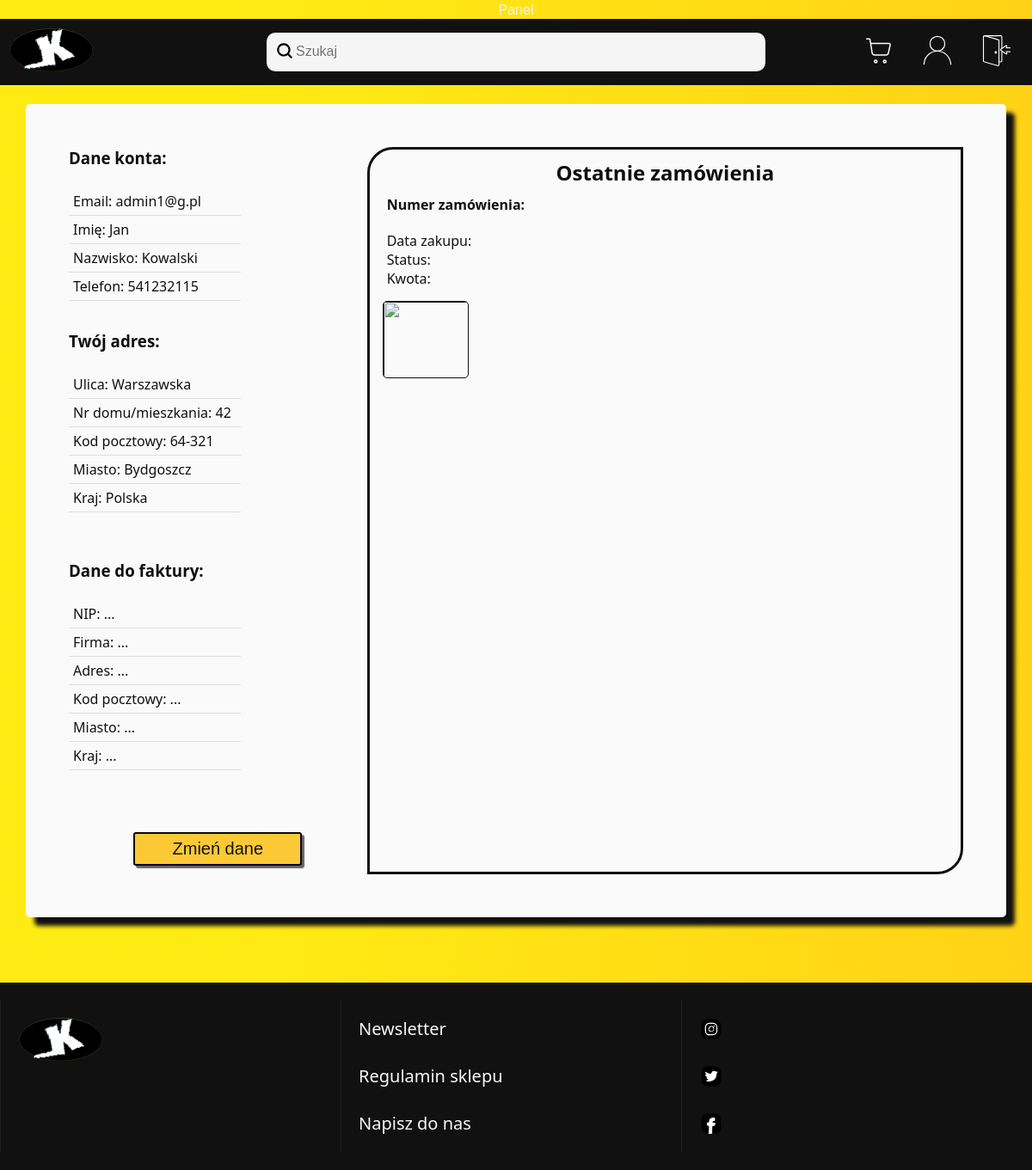
The app's page /konto.php (signed in), older data.
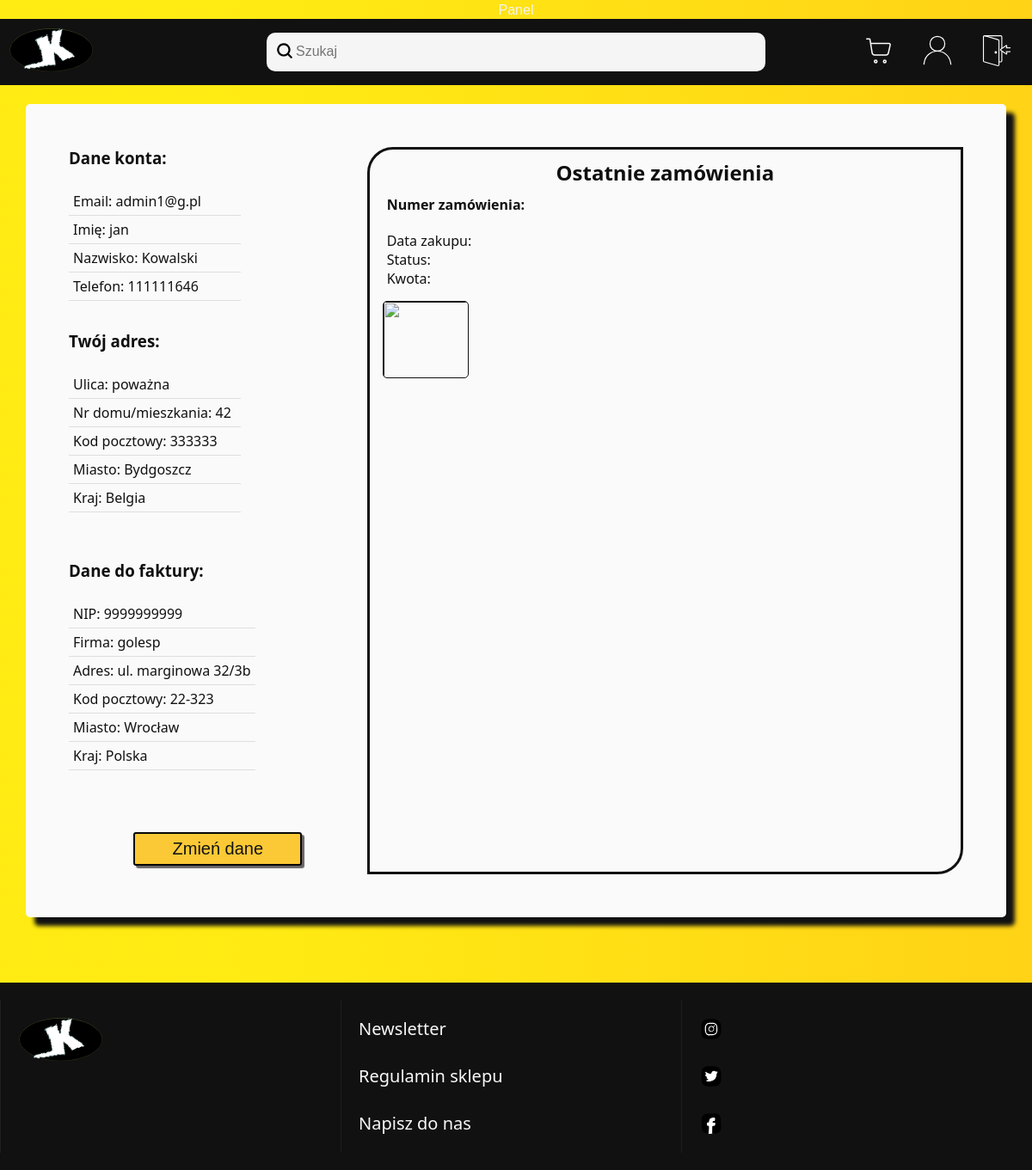
The same page, newer data.
### tables this page shows
CREATE TABLE `dane_konta` (
  `id` int(11) NOT NULL,
  `id_loginu` int(11) NOT NULL,
  `imie` varchar(60) DEFAULT NULL,
  `nazwisko` varchar(80) NOT NULL,
  `ulica` varchar(255) DEFAULT NULL,
  `nr_domu` smallint(6) DEFAULT NULL,
  `nr_mieszkania` smallint(6) DEFAULT NULL,
  `nr_tel` varchar(20) DEFAULT NULL,
  `miasto` varchar(100) DEFAULT NULL,
  `kod_pocztowy` char(6) DEFAULT NULL,
  `kraj` varchar(100) DEFAULT NULL,
  `dostep` tinyint(4) NOT NULL
);

CREATE TABLE `dane_do_faktury` (
  `id` int(11) NOT NULL,
  `id_konta` int(11) NOT NULL,
  `NIP` char(10) NOT NULL,
  `nazwa_firmy` varchar(150) NOT NULL,
  `adres` varchar(150) NOT NULL,
  `kod_pocztowy` char(6) NOT NULL,
  `miasto` varchar(80) NOT NULL,
  `kraj` varchar(80) NOT NULL
);

### konto.php (the view, shortened to what this page needs)
<!DOCTYPE html>
<html lang="pl">
<head>
    <link rel="stylesheet" href="s.css?v=1.1">
</head>
<body>
<div class="contener">
<?php include_once("header.php");?>
<?php include_once("laczenieZbaza.php");?>
<section class="wrap-konta">
<?php
    $mail = $_SESSION['email'];
    $pyt_o_id = $conn->prepare("SELECT id FROM loginy WHERE login like ?");
    $pyt_o_id -> execute([$mail]);
    $wykonanie = $pyt_o_id->fetch(PDO::FETCH_ASSOC);
    $id = $wykonanie['id'];
    $pyt_o_dane = $conn->prepare("SELECT * FROM dane_konta WHERE id_loginu = ?");
    $pyt_o_dane -> execute([$id]);
    $wykonanie = $pyt_o_dane->fetchAll();
    foreach ($wykonanie as $wynik){
        $imie = $wynik['imie'];
        $nazwisko = $wynik['nazwisko'];
        $tel = $wynik['nr_tel'];
        $miasto = $wynik['miasto'];
        $ulica = $wynik['ulica'];
        $nr_domu = $wynik['nr_domu'];
        $kod_pocztowy = $wynik['kod_pocztowy'];
        $kraj = $wynik['kraj'];
    }
    $pyt_o_dane = $conn->prepare("SELECT * FROM dane_do_faktury WHERE id_konta = ?");
    $pyt_o_dane -> execute([$id]);
    $wykonanie = $pyt_o_dane->fetchAll();
    foreach ($wykonanie as $wynik2){
        $nip = $wynik2['NIP'];
        $nazwa_firmy = $wynik2['nazwa_firmy'];
        $miasto_firmy = $wynik2['miasto'];
        $adres_firmy = $wynik2['adres'];
        $kod_pocztowy_firmy = $wynik2['kod_pocztowy'];
        $kraj_firmy = $wynik2['kraj'];
    }
?>
<div class="profil">
<div id="div1">
<div class="headerkonta">
    <h3>Dane konta:</h3>
</div><br>
<div class="info_profilu">
    <p>Email: <?php echo $_SESSION["email"];?></p>
    <p>Imię: <?php echo $imie; ?></p>
    <p>Nazwisko: <?php echo $nazwisko; ?></p>
    <p>Telefon: <?php echo $tel; ?></p>
</div>
</div>
<div id="div2">
<div class="headerkonta">
    <h3>Twój adres:</h3>
</div><br>
<div class="info_profilu">
    <p>Ulica: <?php echo $ulica; ?></p>
    <p>Nr domu/mieszkania: <?php echo $nr_domu; ?></p>
    <p>Kod pocztowy: <?php echo $kod_pocztowy; ?></p>
    <p>Miasto: <?php echo $miasto; ?></p>
    <p>Kraj: <?php echo $kraj; ?></p>
</div>
</div>
<div id="div3">
<div class="headerkonta">
    <h3>Dane do faktury:</h3>
</div><br>
<div class="info_profilu">
<?php
if(empty($nip)){
    echo "<p>NIP: ...</p>
    <p>Firma: ...</p>
    <p>Adres: ...</p>
    <p>Kod pocztowy: ...</p>
    <p>Miasto: ...</p>
    <p>Kraj: ...</p>";
}
else{
    echo "<p>NIP: $nip</p>
    <p>Firma: $nazwa_firmy</p>
    <p>Adres: $adres_firmy</p>
    <p>Kod pocztowy: $kod_pocztowy_firmy</p>
    <p>Miasto: $miasto_firmy</p>
    <p>Kraj: $kraj_firmy</p>";
}
?>
</div><br>
</div>
<div class='aktualne_zamowienie_wglad'>
<h2 style='text-align: center;'>Ostatnie zamówienia</h2>
<a href=''>
    <div class='first-aktualne-zamowienie'>
    <h4>Numer zamówienia: </h4>
    </div>
    <div class='secound-aktualne-zamowienie'>
    <p>Data zakupu: </p>
    <p>Status: </p>
    <p>Kwota: </p>
    </div>
    <div class='third-aktualne-zamowienie'>
    <img src='zdjecia_produktow/' style='border-radius: 5px; border:1px #111111 solid;' width='100px' height='90px' alt=''>
    </div>
</a>
</div>
<div id="zmien_dane_div">
    <a href="edytuj_konto.php" id="zmien_dane"><button id="zmien_dane_button">Zmień dane</button></a>
</div>
</section class="wrap-konta">
<br>
</div>
<footer>
</footer>
</body>
</html>

Row changes from the older to the newer data that the page shows:
changed dane_konta "Kowalski": imie "Jan" → "jan"; nr_tel "541232115" → "111111646"; ulica "Warszawska" → "poważna"; kod_pocztowy "64-321" → "333333"; kraj "Polska" → "Belgia"
added dane_do_faktury: NIP "9999999999", nazwa_firmy "golesp", adres "ul. marginowa 32/3b", kod_pocztowy "22-323", miasto "Wrocław", kraj "Polska"
Text that changed along with them:
text no longer shown: "NIP: ... Firma: ... Adres: ... Kod pocztowy: ... Miasto: ... Kraj: ..."
text now shown: "NIP: Firma: Adres: Kod pocztowy: Miasto: Kraj:"
